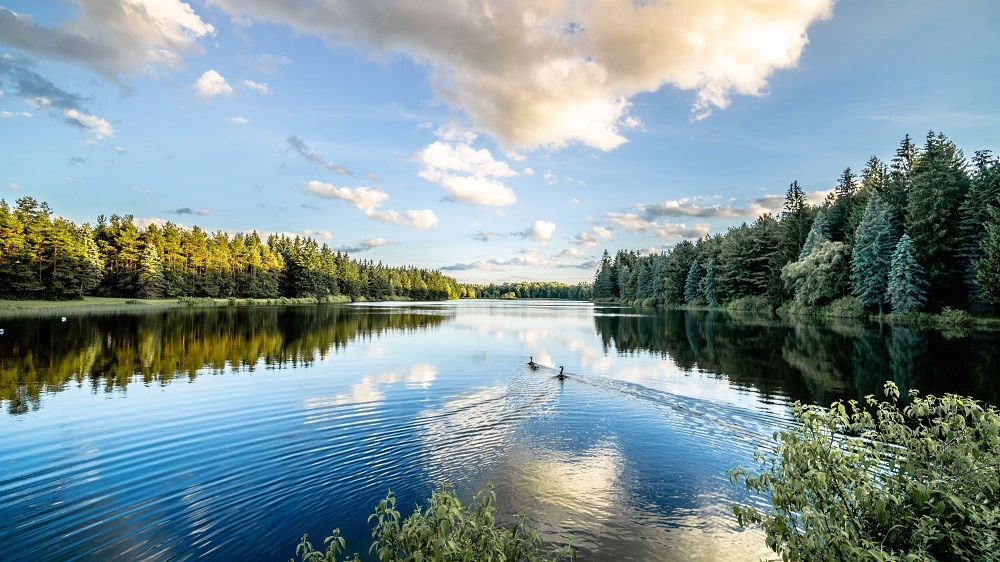
#> input picture YearI/SemesterI/PythonAndScripting/Practicals/LAB_10/lake.jpg, 1000 x 562 px
$ python pixel_masking.py
#> lines starting #> are read from the running program, lines starting #| are printed output that depends on the picture; after the words box and inside, x2 and y2 are one past the last pixel; in counts of white or black regions, pixels touching at a corner belong together
import cv2

img = cv2.imread('lake.jpg')
#> img is the input picture: shape (562, 1000, 3); mean B, G, R 151.1, 147.7, 127
pixel = img [100, 100]
#> pixel = [227, 192, 152]

print(pixel)
#| [227 192 152]
print(img.shape)
#| (562, 1000, 3)

cv2.imshow("name", img)

for i in range(100, 300):
  for j in range(100, 300):
    img[i, j] = [0, 0, 0]
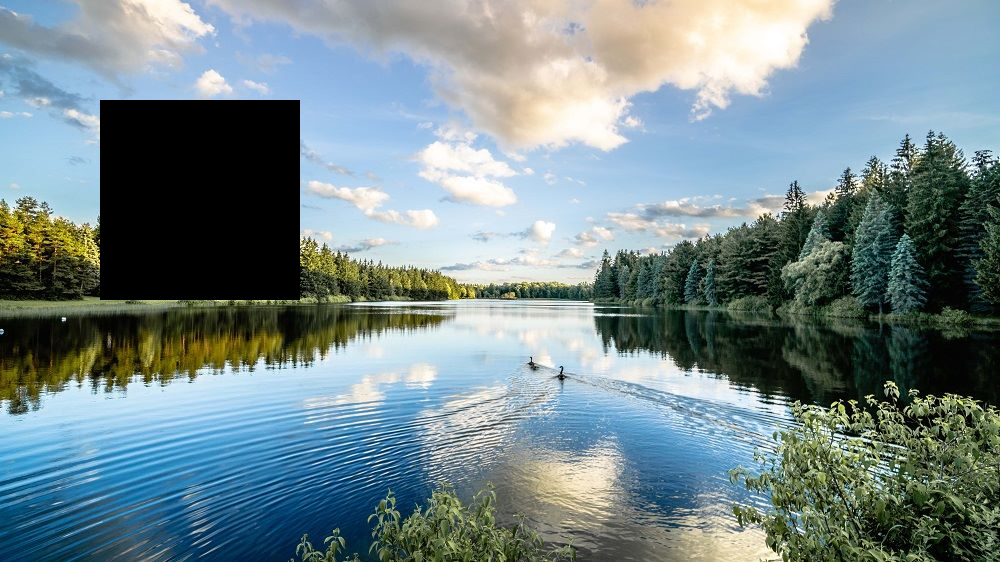
#> img: shape (562, 1000, 3); 7.11% of pixels changed, all inside (x1, y1, x2, y2) = (100, 100, 300, 300)

cv2.imshow("changed", img)
cv2.waitKey(0)
cv2.destroyAllWindows()
